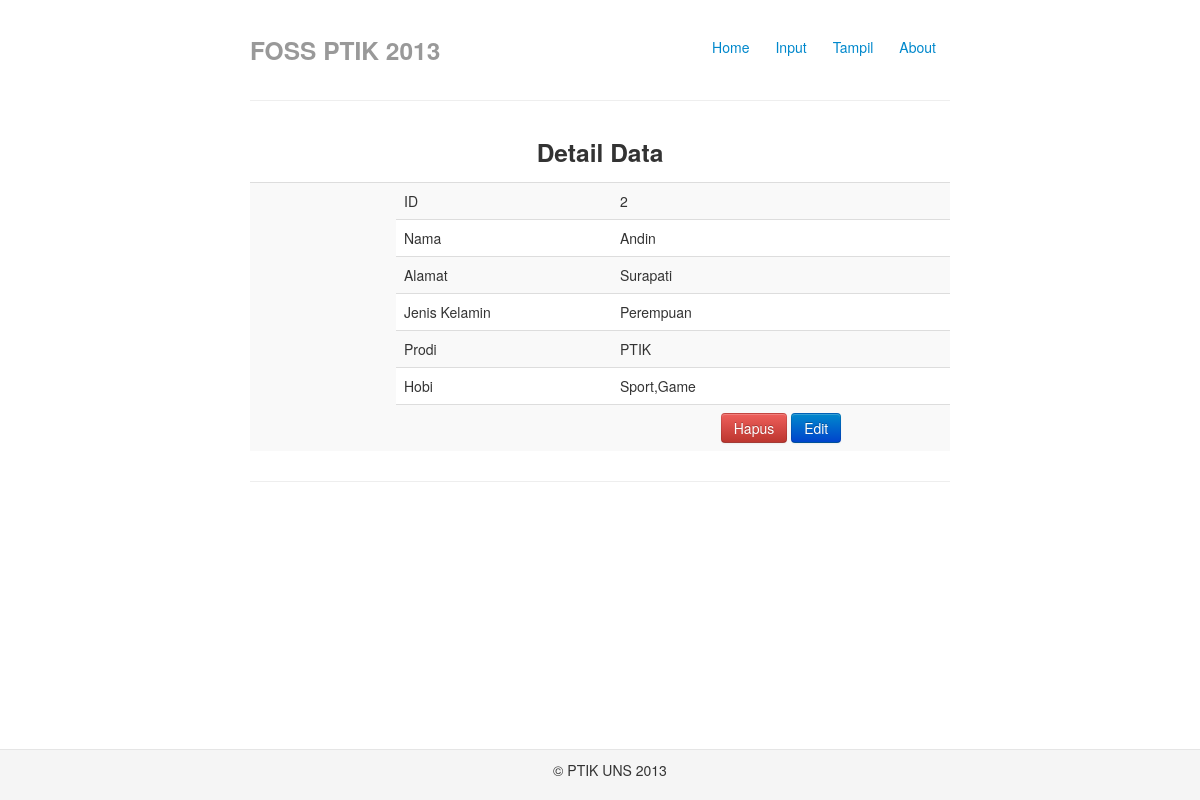
/index.php/mahasiswa/edit2/2, run on the app's committed database.
### tables this page shows
CREATE TABLE IF NOT EXISTS `mahasiswa` (
  `id` int(10) NOT NULL AUTO_INCREMENT,
  `nama` varchar(100) NOT NULL,
  `alamat` text NOT NULL,
  `jk` varchar(10) NOT NULL,
  `prodi` varchar(20) NOT NULL,
  `hobi` varchar(50) NOT NULL,
  PRIMARY KEY (`id`)
);

### application/controllers/mahasiswa.php (called while the page is built, shortened)
<?php
class Mahasiswa extends CI_Controller {
	function __construct(){
		$this->load->helper(array('url','form'));
		$this->load->model('m_mahasiswa');
	}
	function edit2($id){
		$data=array(
			'id'=>$id
			);
		$data['data_edit']=$this->m_mahasiswa->m_edit($data);
		$this->load->view('v_detail',$data);
	}
}
?>

### index.php (called while the page is built, shortened)
<?php
require_once BASEPATH.'core/CodeIgniter.php';

### application/models/m_mahasiswa.php (called while the page is built, shortened)
<?php
class M_mahasiswa extends CI_Controller{
	function m_edit($data){
		$this->db->where($data);
		$edit = $this->db->get('mahasiswa');
		return $edit->result();
	}
}
?>

### application/views/v_detail.php (the view, shortened to what this page needs)
<h3 align="center"> Detail Data </h3>
<?php foreach ($data_edit as $tes) { ?>
	<table class="table table-striped">
		<tr>
			<td rowspan="7" width="130">&nbsp;</td>
			<td>ID</td>
			<td><?php echo $tes->id; ?></td>
		</tr>
		<tr>
			<td width="200">Nama</td>
			<td><?php echo $tes->nama; ?></td>
		</tr>
		<tr>
			<td>Alamat</td>
			<td><?php echo $tes->alamat; ?></td>
		</tr>
		<tr>
			<td>Jenis Kelamin</td>
			<td><?php echo $tes->jk; ?></td>
		</tr>
		<tr>
			<td>Prodi</td>
			<td><?php echo $tes->prodi; ?></td>
		</tr>
		<tr>
			<td>Hobi</td>
			<td><?php echo $tes->hobi; ?></td>
		</tr>
		<tr>
			<td >&nbsp;</td>
			<td><center><?php echo anchor(base_url().'index.php/mahasiswa/hapus/'.$tes->id,'<btn class="btn btn-danger">Hapus</btn>') ?>
						<?php echo anchor(base_url().'index.php/mahasiswa/edit/'.$tes->id,'<btn class="btn btn-primary">Edit</btn>') ?></center></td>
		</tr>
	</table>
<?php } ?>

### application/views/header.php (style rules this page uses)
body { padding-top: 20px; padding-bottom: 40px; }

### data on the page
mahasiswa: id "2", nama "Andin", alamat "Surapati", jk "Perempuan", prodi "PTIK", hobi "Sport,Game", id "Hapus", id "Edit"

### other printed values
anchor(base_url().'index.php/mahasiswa/index','Home') "Home"
anchor(base_url().'index.php/mahasiswa/tambah','Input') "Input"
anchor(base_url().'index.php/mahasiswa/lihat','Tampil') "Tampil"
anchor(base_url().'index.php/mahasiswa/about','About') "About"
